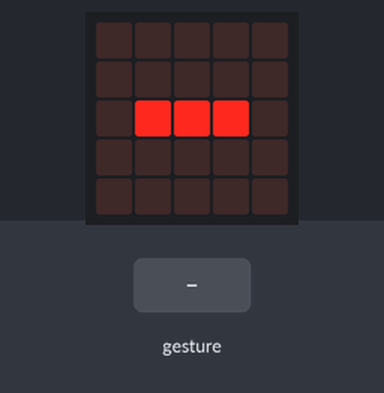
A program run on a simulated BBC micro:bit running MicroPython. Parts: the board's 5×5 LED display. The test bench sets the inputs (shaded band). Random numbers come from a fixed seed; a tilt is held for 1.5 s and a shake lasts 1 s, then the board lies face up again.

Above: at 1.2 s.
1.3 s: gesture 'shake'
At 2.3 s:
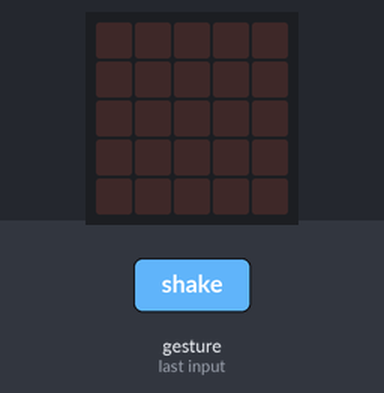
At 3.2 s:
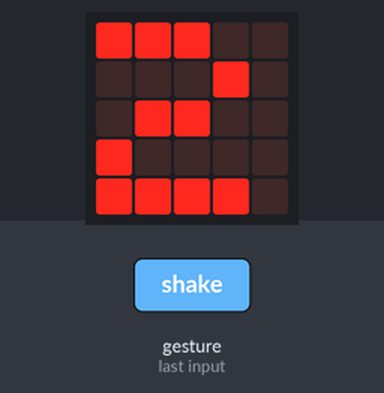
Timing chart, 0 to 4.7 s (numbered marks = the images above; inputs shaded):
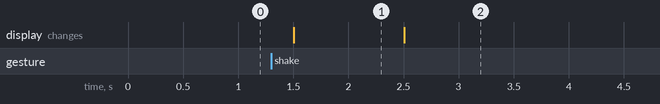

The program:

microbit-Dice.py
```python
# Add your Python code here. E.g.
from microbit import *
import random

display.show('-')

while True:
    if accelerometer.was_gesture('shake'):
        display.clear()
        sleep(1000)
        display.show(str(random.randint(1,6)))
    sleep(10)
```

Measured:
- after the input at 1.3 s, the display: changes after 0.20 s (image 1)
- what the display in image 1 shows lasts 1.0 s, from 1.5 s to 2.5 s
